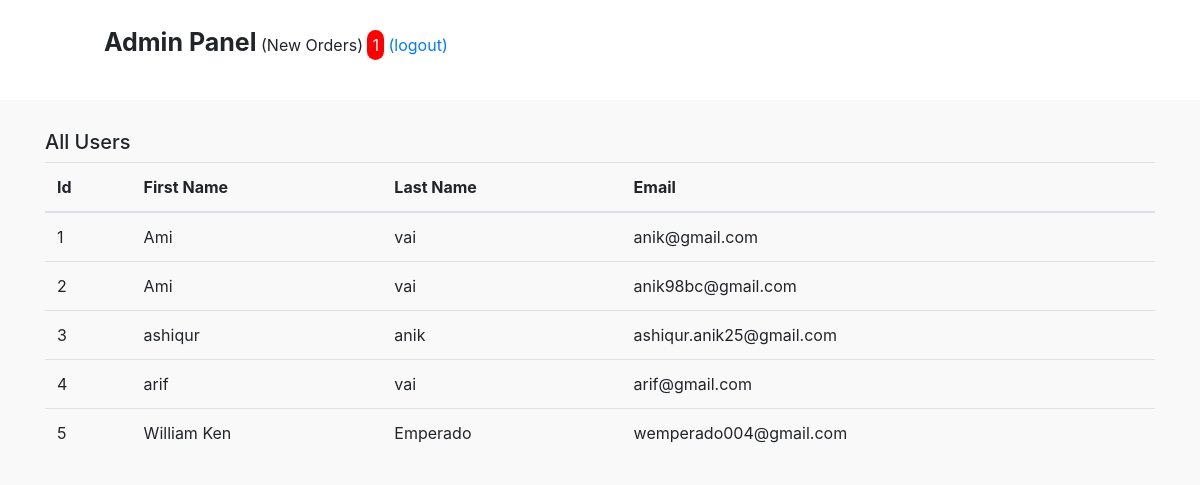
The app's page /admin/users.php (signed in), older data.
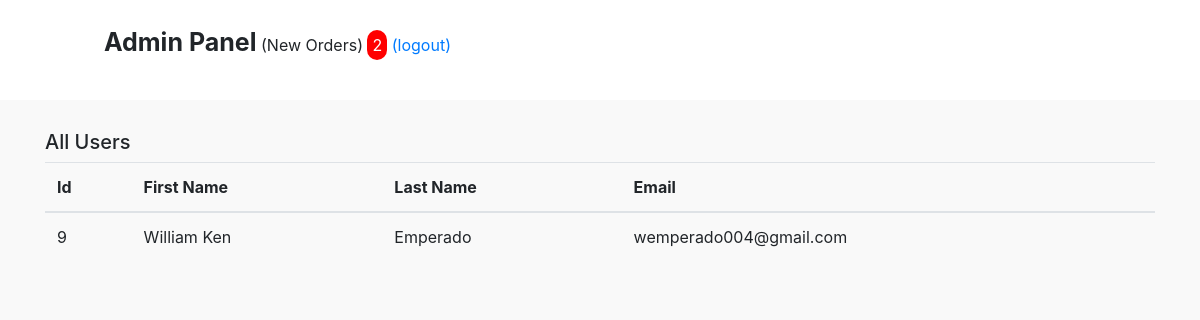
The same page, newer data.
### tables this page shows
CREATE TABLE `users` (
  `id` int(100) NOT NULL,
  `f_name` varchar(100) NOT NULL,
  `l_name` varchar(100) NOT NULL,
  `email` varchar(100) NOT NULL,
  `phone` varchar(20) NOT NULL,
  `pass` varchar(255) NOT NULL,
  `zone` varchar(100) DEFAULT NULL,
  `street` varchar(150) NOT NULL,
  `barangay` varchar(100) DEFAULT NULL,
  `city` varchar(100) DEFAULT NULL,
  `province` varchar(100) DEFAULT NULL,
  `region` varchar(100) DEFAULT NULL
);

### admin/users.php (the view, shortened to what this page needs)
<?php
 include 'header.php';
 include 'lib/connection.php';
 $sql = "SELECT * FROM users";
 $result = $conn -> query ($sql);
?>
<!DOCTYPE html>
<html lang="en">
<head>
    <link rel="stylesheet" href="css/pending_orders.css">
</head>
<body>
<div class="container pendingbody">
  <h5>All Users</h5>
<table class="table">
  <thead>
    <tr>
      <th scope="col">Id</th>
      <th scope="col">First Name</th>
      <th scope="col">Last Name</th>
      <th scope="col">Email</th>
    </tr>
  </thead>
  <tbody>
  <?php
          if (mysqli_num_rows($result) > 0) {
            while($row = mysqli_fetch_assoc($result)) {
              ?>
    <tr>
      <td><?php echo $row["id"] ?></td>
      <td><?php echo $row["f_name"] ?></td>
      <td><?php echo $row["l_name"] ?></td>
      <td><?php echo $row["email"] ?></td>
    </tr>
    <?php
    }
        }
        else
            echo "0 results";
        ?>
  </tbody>
</table>
</div>
</body>
</html>

### admin/header.php (shortened to what this page needs)
<?php
include 'lib/connection.php';
$sql = "SELECT * FROM orders where status='pending'";
$result = $conn -> query ($sql);
?>
<!DOCTYPE html>
<html>
<head>
	<link
	  rel="stylesheet" href="../css/bootstrap.min.css"
	/>
	<link rel="stylesheet" href="css/style.css">
</head>
<body>
	<section class="header" id="header">
		<i class="fas fa-bars fixed" onclick="openside()"></i>
		<div class="line-fixed">Admin Panel</div>
		<?php
		$c=0;
		  if (mysqli_num_rows($result) > 0) {
			while($row = mysqli_fetch_assoc($result)) {
				$c=$c+1;
			}
		}
			  ?>
		<span>(New Orders)</span>
		<span style="    border-radius: 20px;
	background-color: red;
	color: white;
	padding: 5px;"><?php echo $c ;?></span>
		<a href="a_logout.php">(logout)</a>
	</section>
</body>
</html>

### admin/css/style.css (style rules this page uses)
body { background-color: #f9f9f9; }
.header { width: 100%; height: 100px; background-color: white; transition: 0.3s; }
.fixed { padding: 30px; font-size: 25px; }
i { cursor: pointer; margin-right: 10px; }
.line-fixed { display: inline; padding-left: 10px; font-weight: 700; font-size: 25px !important; }

### admin/css/pending_orders.css (style rules this page uses)
.pendingbody { padding-top: 30px; }

Row changes from the older to the newer data that the page shows:
removed users: id "1", f_name "Ami", l_name "vai", email "anik@gmail.com"
removed users: id "2", f_name "Ami", l_name "vai", email "anik98bc@gmail.com"
removed users: id "3", f_name "ashiqur", l_name "anik", email "ashiqur.anik25@gmail.com"
removed users: id "4", f_name "arif", l_name "vai", email "arif@gmail.com"
removed users: id "5", f_name "William Ken", l_name "Emperado", email "wemperado004@gmail.com"
added users: id "9", f_name "William Ken", l_name "Emperado", email "wemperado004@gmail.com"
Text that changed along with them:
$c: "1" → "2"
